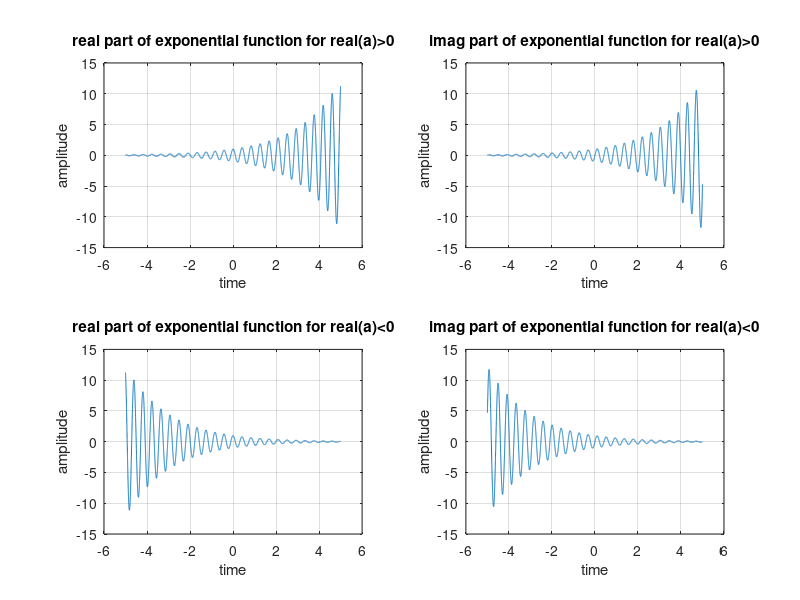
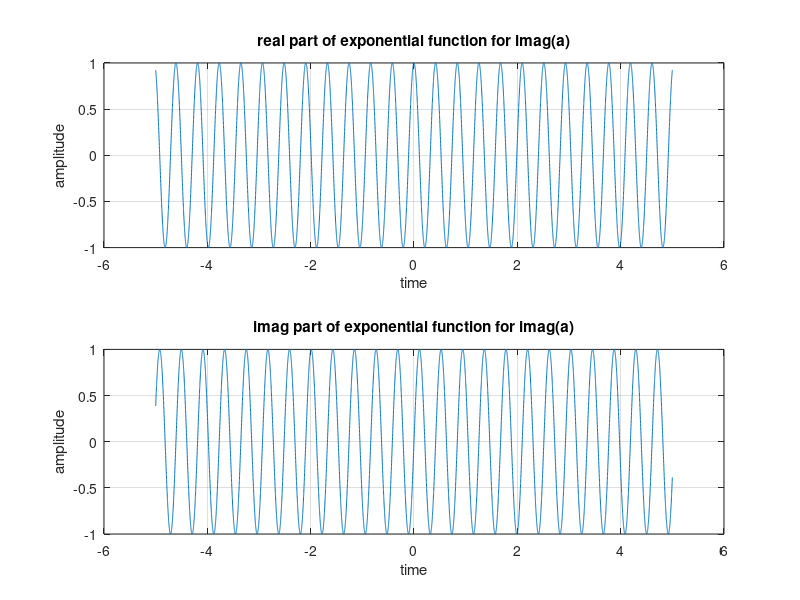

MATLAB code to generate these figures, in order:

%% exponential function c=1,a= 0.5+15j
c = 1;
a = 0.5+15j;
t = -5:0.001:5;
y = c*exp(a*t);
y1 = real(y);
y2 = imag(y);
figure
subplot(2,2,1)
plot(t,y1)%%to plot DT
xlabel('time')
ylabel('amplitude')
title('real part of exponential function for real(a)>0')
grid on 
subplot(2,2,2)
plot(t,y2)%%to plot DT
xlabel('time')
ylabel('amplitude')
title('imag part of exponential function for real(a)>0')
grid on 

%% exponential function c=1,a= -0.5 +15j
c = 1;
a = -0.5 +15j;
t = -5:0.001:5;
y = c*exp(a*t);
y1 = real(y);
y2 = imag(y);
subplot(2,2,3)
plot(t,y1)%%to plot DT
xlabel('time')
ylabel('amplitude')
title('real part of exponential function for real(a)<0')
grid on 
subplot(2,2,4)
plot(t,y2)%%to plot DT
xlabel('time')
ylabel('amplitude')
title('imag part of exponential function for real(a)<0')
grid on 

%% exponential function c=1,a= 15j
c = 1;
a = 15j;
t = -5:0.001:5;
y = c*exp(a*t);
y1 = real(y);
y2 = imag(y);
figure
subplot(2,1,1)
plot(t,y1)%%to plot DT
xlabel('time')
ylabel('amplitude')
title('real part of exponential function for imag(a)')
grid on 
subplot(2,1,2)
plot(t,y2)%%to plot DT
xlabel('time')
ylabel('amplitude')
title('imag part of exponential function for imag(a)')
grid on
